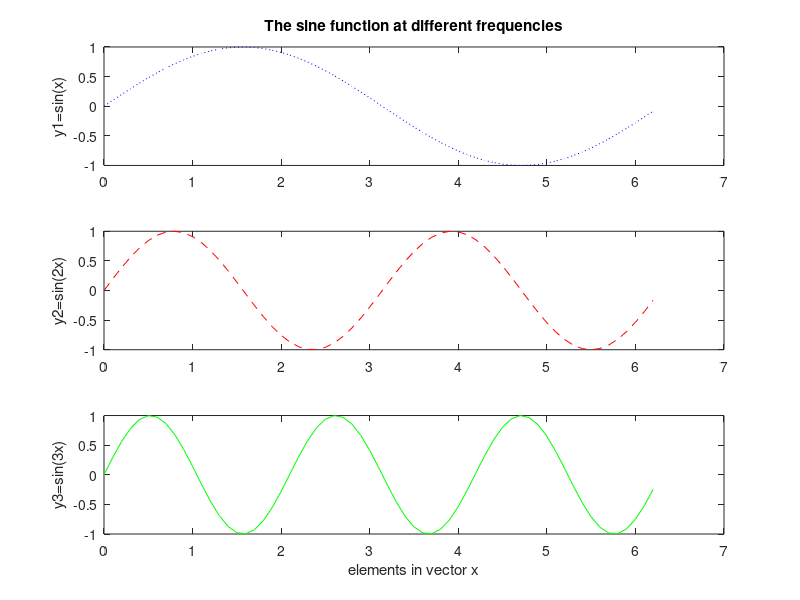

This chart was generated by the following MATLAB code:
% -----------------------------------------------------
% plotting_sinecurves3.m
% -----------------------------------------------------
% Write a program that computes and plots the functions 
% sin(x), sin(2x) and sin(3x) from 0 to 2pi. 
% -----------------------------------------------------
% Notes: Use subplot. 
% -----------------------------------------------------
% Priya Thamburaj Goeser
% Original: January 10th 2011
% Modified: March 5th 2012
% Copyright (c) 2012 Priya Thamburaj Goeser. 
% All Rights Reserved.
%------------------------------------------------------

% Clear all variables and clear the command window
clear all 
clc

% Close all open figure windows
close all

% define x
x=[0:0.1:2*pi];

% compute y1, y2 and y3
y1=sin(x);
y2=sin(2*x);
y3=sin(3*x);

% open a figure window and plot the trig functions
figure
subplot(3,1,1)
plot(x,y1,'b:')
ylabel('y1=sin(x)')
title('The sine function at different frequencies');
subplot(3,1,2)
plot(x,y2,'r--')
ylabel('y2=sin(2x)')
subplot(3,1,3)
plot(x,y3,'g-');
ylabel('y3=sin(3x)')
xlabel('elements in vector x');
